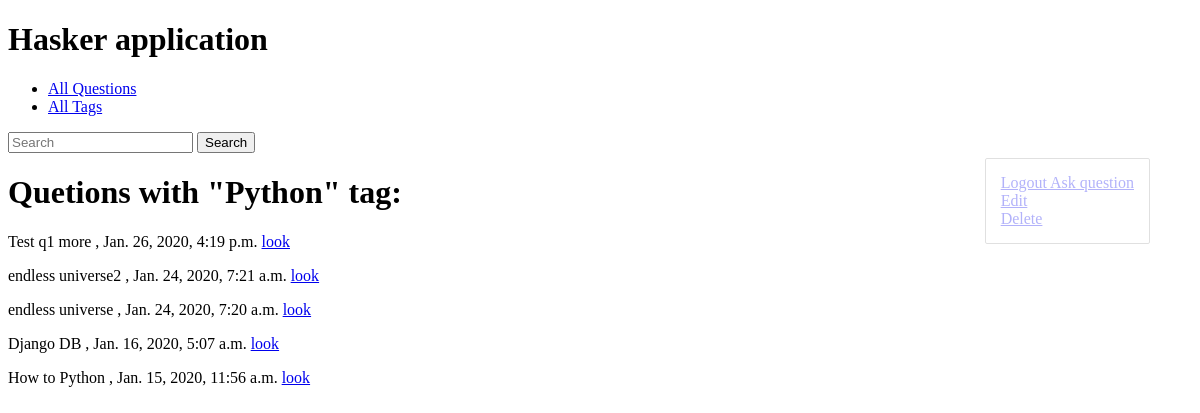
/tag/python/ (signed in), run on the app's committed database.
### hasker/models.py (models this page shows, shortened)
class Tag(models.Model):
    title = models.CharField(max_length=50)
    slug = models.SlugField(max_length=50, unique=True)
    def get_update_url(self):
        return reverse('tag_update_url', kwargs={'slug': self.slug})
    def get_delete_url(self):
        return reverse('tag_delete_url', kwargs={'slug': self.slug})
    class Meta:
        ordering = ['title']

class Question(models.Model):
    author = models.ForeignKey(User, on_delete=models.CASCADE)
    title = models.CharField(max_length=150, db_index=True)
    slug = models.SlugField(max_length=150, blank=True, unique=True)
    content = models.TextField(blank=False, db_index=True)
    tags = models.ManyToManyField('Tag', blank=True, related_name='questions')
    date_create = models.DateTimeField(auto_now_add=True)
    def get_absolute_url(self):
        return reverse('question_detail_url', kwargs={'slug': self.slug})
    class Meta:
        ordering = ['-date_create']

### hasker/views.py (the view)
# urls.py: path('tag/<str:slug>/', TagDetail.as_view(), name='tag_detail_url'),
class TagDetail(LoginRequiredMixin, ObjectDetailMixin, View):
    model = Tag
    redirect_url = 'accounts:login'
    template = 'hasker/tag_detail.html'

### hasker/utils.py (called while the page is built)
    def get(self, request, slug):
        obj = get_object_or_404(self.model, slug__iexact=slug)
        return render(request, self.template, context={self.model.__name__.lower(): obj, 'admin_object': obj, 'detail': True})

### hasker/templates/hasker/tag_detail.html (shortened to what this page needs)
{% extends 'hasker/base_hasker.html' %}
{% block content %}
    <h1>
        Quetions with "{{ tag.title| title }}" tag:
    </h1>
    <p>
       {% for question in tag.questions.all %}
        <p>
            {{ question.title }} , {{ question.date_create }} <a href="{{ question.get_absolute_url }}" class="but1">look</a>
        </p>
       {% endfor %}
    </p>
{% endblock %}

### data on the page
Tag: title "Python"
Question: title "Test q1 more", date_create "Jan. 26, 2020, 4:19 p.m."
Question: title "endless universe2", date_create "Jan. 24, 2020, 7:21 a.m."
Question: title "endless universe", date_create "Jan. 24, 2020, 7:20 a.m."
Question: title "Django DB", date_create "Jan. 16, 2020, 5:07 a.m."
Question: title "How to Python", date_create "Jan. 15, 2020, 11:56 a.m."
